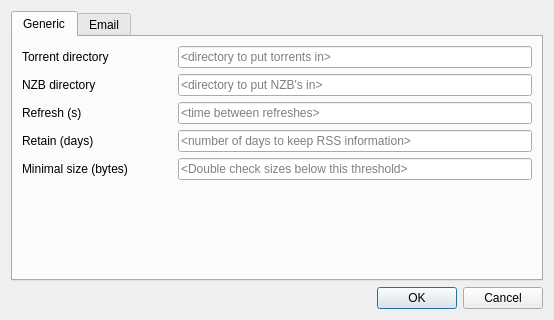
<?xml version="1.0" encoding="UTF-8"?>
<ui version="4.0">
 <class>settingsDialog</class>
 <widget class="QDialog" name="settingsDialog">
  <property name="windowModality">
   <enum>Qt::ApplicationModal</enum>
  </property>
  <property name="geometry">
   <rect>
    <x>0</x>
    <y>0</y>
    <width>554</width>
    <height>320</height>
   </rect>
  </property>
  <property name="windowTitle">
   <string>SwarmTv Settings</string>
  </property>
  <property name="windowIcon">
   <iconset resource="swarmtvqtresources.qrc">
    <normaloff>:/swarmtv/mainlogo/resources/swarmtv_logo.png</normaloff>:/swarmtv/mainlogo/resources/swarmtv_logo.png</iconset>
  </property>
  <layout class="QGridLayout" name="gridLayout">
   <item row="0" column="1">
    <widget class="QTabWidget" name="tabWidget">
     <property name="currentIndex">
      <number>0</number>
     </property>
     <widget class="QWidget" name="tab">
      <attribute name="title">
       <string>Generic</string>
      </attribute>
      <layout class="QGridLayout" name="gridLayout_2">
       <item row="0" column="0">
        <layout class="QVBoxLayout" name="verticalLayout">
         <item>
          <layout class="QHBoxLayout" name="horizontalLayout">
           <item>
            <widget class="QLabel" name="label_2">
             <property name="minimumSize">
              <size>
               <width>150</width>
               <height>0</height>
              </size>
             </property>
             <property name="text">
              <string>Torrent directory</string>
             </property>
            </widget>
           </item>
           <item>
            <widget class="QLineEdit" name="torrentDirLineEdit">
             <property name="toolTip">
              <string>Directory to store downloaded bittorent files.</string>
             </property>
             <property name="whatsThis">
              <string>This is the path the Torrents are downloaded to.</string>
             </property>
             <property name="placeholderText">
              <string>&lt;directory to put torrents in&gt;</string>
             </property>
            </widget>
           </item>
          </layout>
         </item>
         <item>
          <layout class="QHBoxLayout" name="horizontalLayout_2">
           <item>
            <widget class="QLabel" name="label">
             <property name="minimumSize">
              <size>
               <width>150</width>
               <height>0</height>
              </size>
             </property>
             <property name="text">
              <string>NZB directory</string>
             </property>
            </widget>
           </item>
           <item>
            <widget class="QLineEdit" name="nzbDirectoryLineEdit">
             <property name="toolTip">
              <string>Directory to store downloaded nzb files.</string>
             </property>
             <property name="whatsThis">
              <string>This is the path the NZBs are downloaded to.</string>
             </property>
             <property name="placeholderText">
              <string>&lt;directory to put NZB's in&gt;</string>
             </property>
            </widget>
           </item>
          </layout>
         </item>
         <item>
          <layout class="QHBoxLayout" name="horizontalLayout_3">
           <item>
            <widget class="QLabel" name="label_3">
             <property name="minimumSize">
              <size>
               <width>150</width>
               <height>0</height>
              </size>
             </property>
             <property name="text">
              <string>Refresh (s)</string>
             </property>
            </widget>
           </item>
           <item>
            <widget class="QLineEdit" name="refreshLineEdit">
             <property name="toolTip">
              <string>Seconds between fetching RSS feeds</string>
             </property>
             <property name="whatsThis">
              <string>The number of minutes between refreshes.</string>
             </property>
             <property name="placeholderText">
              <string>&lt;time between refreshes&gt;</string>
             </property>
            </widget>
           </item>
          </layout>
         </item>
         <item>
          <layout class="QHBoxLayout" name="horizontalLayout_4">
           <item>
            <widget class="QLabel" name="label_4">
             <property name="minimumSize">
              <size>
               <width>150</width>
               <height>0</height>
              </size>
             </property>
             <property name="text">
              <string>Retain (days)</string>
             </property>
            </widget>
           </item>
           <item>
            <widget class="QLineEdit" name="retainLineEdit">
             <property name="toolTip">
              <string>Number of days to retain downloaded RSS information.</string>
             </property>
             <property name="whatsThis">
              <string>The number of months to keep meta files (torrents or NZBs) in the database.</string>
             </property>
             <property name="placeholderText">
              <string>&lt;number of days to keep RSS information&gt;</string>
             </property>
            </widget>
           </item>
          </layout>
         </item>
         <item>
          <layout class="QHBoxLayout" name="horizontalLayout_5">
           <item>
            <widget class="QLabel" name="label_5">
             <property name="minimumSize">
              <size>
               <width>150</width>
               <height>0</height>
              </size>
             </property>
             <property name="text">
              <string>Minimal size (bytes)</string>
             </property>
            </widget>
           </item>
           <item>
            <widget class="QLineEdit" name="minimalSizeLineEdit">
             <property name="toolTip">
              <string>Minimal size the RSS information has to indicate below this threshold, download the meta file to check.</string>
             </property>
             <property name="whatsThis">
              <string>The minimal size a RSS feed has to provide for content. When this size is not met, the meta file is downloaded and the size will be red from there.</string>
             </property>
             <property name="placeholderText">
              <string>&lt;Double check sizes below this threshold&gt;</string>
             </property>
            </widget>
           </item>
          </layout>
         </item>
        </layout>
       </item>
       <item row="1" column="0">
        <spacer name="verticalSpacer_2">
         <property name="orientation">
          <enum>Qt::Vertical</enum>
         </property>
         <property name="sizeHint" stdset="0">
          <size>
           <width>20</width>
           <height>40</height>
          </size>
         </property>
        </spacer>
       </item>
      </layout>
     </widget>
     <widget class="QWidget" name="tab_2">
      <attribute name="title">
       <string>Email</string>
      </attribute>
      <layout class="QGridLayout" name="gridLayout_3">
       <item row="0" column="0">
        <layout class="QVBoxLayout" name="verticalLayout_5">
         <item>
          <layout class="QVBoxLayout" name="verticalLayout_4">
           <item>
            <widget class="QCheckBox" name="emailEnableCheckBox">
             <property name="toolTip">
              <string>When enabled emails will be sent when a download occurs.</string>
             </property>
             <property name="text">
              <string>Enable email notifications</string>
             </property>
            </widget>
           </item>
           <item>
            <layout class="QHBoxLayout" name="horizontalLayout_6">
             <item>
              <layout class="QVBoxLayout" name="verticalLayout_2">
               <item>
                <widget class="QLabel" name="label_6">
                 <property name="text">
                  <string>Destination address</string>
                 </property>
                </widget>
               </item>
               <item>
                <widget class="QLabel" name="label_7">
                 <property name="text">
                  <string>Sender address</string>
                 </property>
                </widget>
               </item>
               <item>
                <widget class="QLabel" name="label_8">
                 <property name="text">
                  <string>SMTP server</string>
                 </property>
                </widget>
               </item>
              </layout>
             </item>
             <item>
              <layout class="QVBoxLayout" name="verticalLayout_3">
               <item>
                <widget class="QLineEdit" name="destinationLineEdit">
                 <property name="placeholderText">
                  <string>&lt;email address&gt;</string>
                 </property>
                </widget>
               </item>
               <item>
                <widget class="QLineEdit" name="senderLineEdit">
                 <property name="placeholderText">
                  <string>&lt;email address&gt;</string>
                 </property>
                </widget>
               </item>
               <item>
                <widget class="QLineEdit" name="ServerLineEdit">
                 <property name="toolTip">
                  <string>server:port</string>
                 </property>
                 <property name="placeholderText">
                  <string>&lt;server:port&gt;</string>
                 </property>
                </widget>
               </item>
              </layout>
             </item>
            </layout>
           </item>
          </layout>
         </item>
        </layout>
       </item>
       <item row="1" column="0">
        <spacer name="verticalSpacer">
         <property name="orientation">
          <enum>Qt::Vertical</enum>
         </property>
         <property name="sizeHint" stdset="0">
          <size>
           <width>20</width>
           <height>40</height>
          </size>
         </property>
        </spacer>
       </item>
      </layout>
     </widget>
    </widget>
   </item>
   <item row="1" column="1">
    <widget class="QDialogButtonBox" name="buttonBox">
     <property name="orientation">
      <enum>Qt::Horizontal</enum>
     </property>
     <property name="standardButtons">
      <set>QDialogButtonBox::Cancel|QDialogButtonBox::Ok</set>
     </property>
    </widget>
   </item>
  </layout>
 </widget>
 <resources>
  <include location="swarmtvqtresources.qrc"/>
 </resources>
 <connections>
  <connection>
   <sender>buttonBox</sender>
   <signal>accepted()</signal>
   <receiver>settingsDialog</receiver>
   <slot>accept()</slot>
   <hints>
    <hint type="sourcelabel">
     <x>248</x>
     <y>254</y>
    </hint>
    <hint type="destinationlabel">
     <x>157</x>
     <y>274</y>
    </hint>
   </hints>
  </connection>
  <connection>
   <sender>buttonBox</sender>
   <signal>rejected()</signal>
   <receiver>settingsDialog</receiver>
   <slot>reject()</slot>
   <hints>
    <hint type="sourcelabel">
     <x>316</x>
     <y>260</y>
    </hint>
    <hint type="destinationlabel">
     <x>286</x>
     <y>274</y>
    </hint>
   </hints>
  </connection>
 </connections>
</ui>
